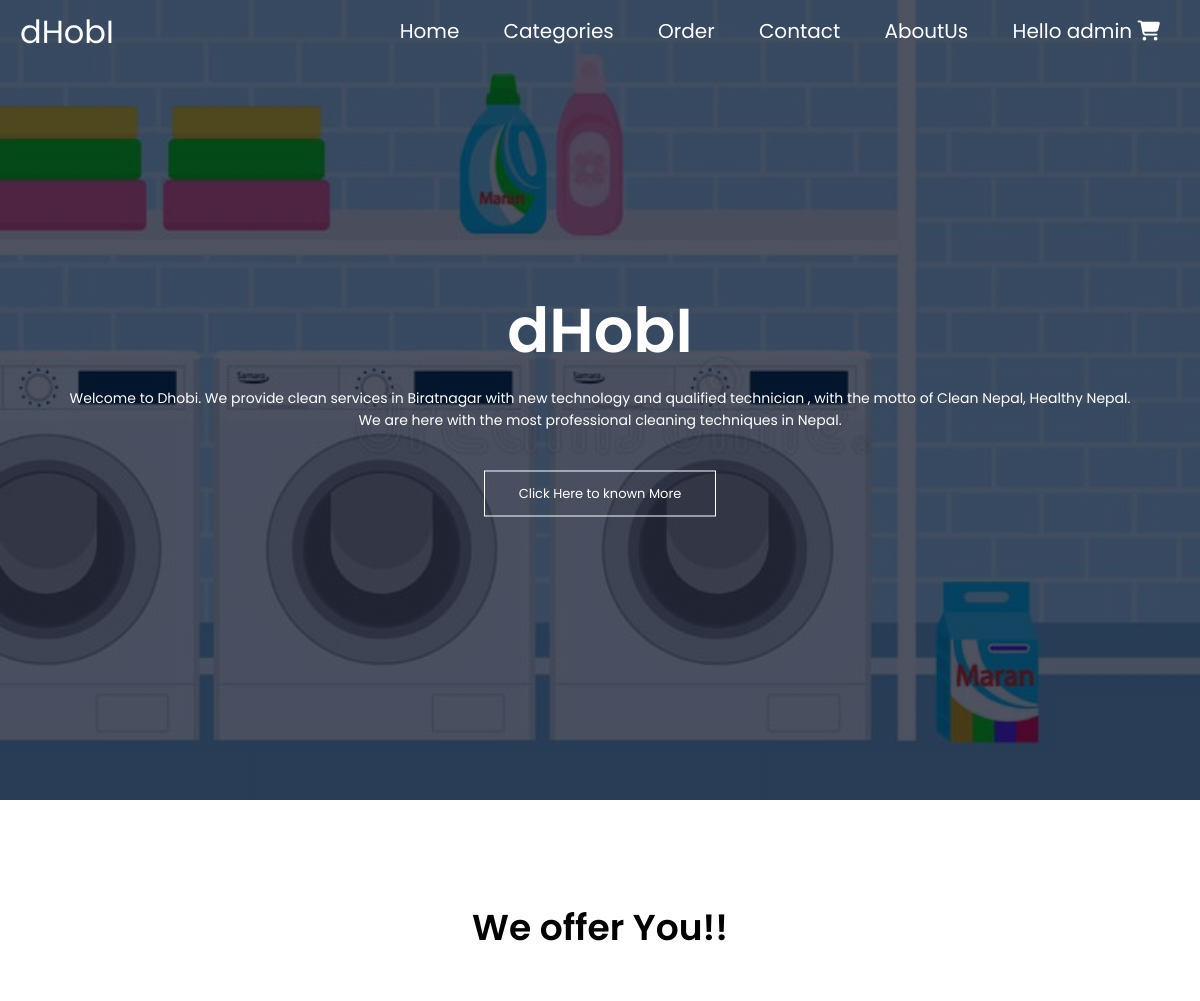
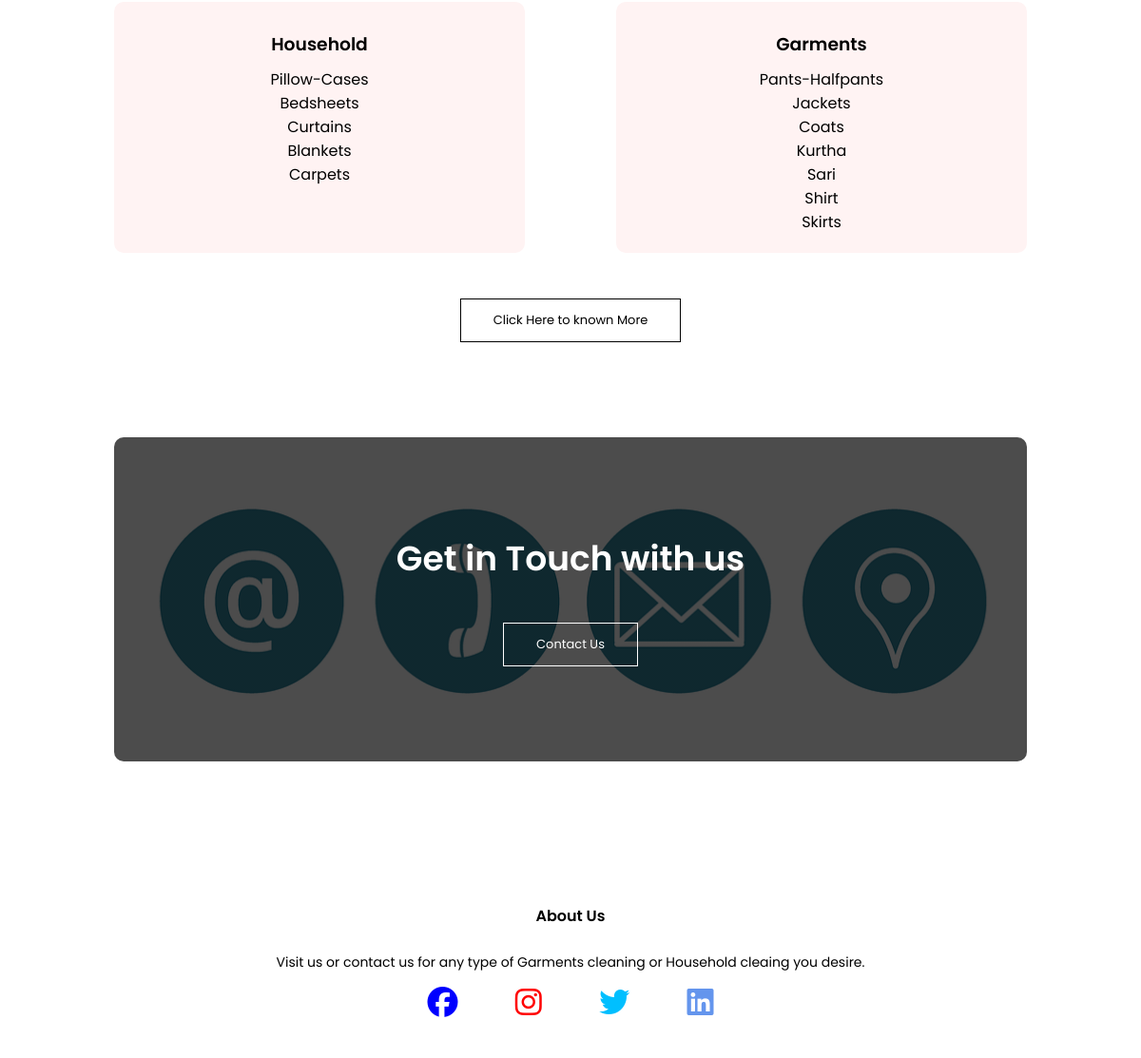
The page / (signed in) on the database its author committed (2 pictures, top to bottom).
### tables this page shows
CREATE TABLE `item` (
  `item_id` int(11) NOT NULL,
  `cat_id` int(11) NOT NULL,
  `item_name` varchar(255) NOT NULL,
  `price` varchar(30) NOT NULL,
  `image` varchar(255) NOT NULL
);

### html/index.php (the view)
<?php
include('../dbconn.php');
include('../include/header.php');
?>
<section class="header">
    <?php
    include('../include/nav.php');
    ?>
    <div class="text-box">
        <h1>dHobI</h1>
        <p>Welcome to Dhobi. We provide clean services in Biratnagar with new technology and qualified technician , with the motto of Clean Nepal, Healthy Nepal. We are here with the most professional cleaning techniques in Nepal.</p>
        <a href="about.php" class="hi-btn">Click Here to known More</a>
    </div>
</section>
<section class="clothes">
    <h1> We offer You!!</h1>
    <div class="row">
        <div class="clothes-col1">
            <h3>Household</h3>
            <?php
            $household = "SELECT * FROM item WHERE cat_id = 1";
            $result = mysqli_query($con, $household);
            foreach ($result as $row) {
            ?>
            <?php echo $row['item_name']; ?></a><br>
            <?php
            }
            ?>
        </div>
        <div class="clothes-col1">
            <h3>Garments</h3>
            <?php
            $garment = "SELECT * FROM item WHERE cat_id = 2";
            $result = mysqli_query($con,$garment);
            foreach($result as $row){
                ?>
                <?php echo $row['item_name']; ?></a><br>
                <?php
            }
           ?>
        </div>
    </div>
    <a href="categories.php" class="hi-btn blue-btn">Click Here to known More</a><br>
</section>
<section class="cta">
    <h1>Get in Touch with us</h1>
    <a href="contact.php" class="hi-btn">Contact Us</a>
</section>
<?php
include('../include/footer.php');
?>

### css/style.css (style rules this page uses)
* { margin: 0; padding: 0; font-family: 'Poppins', sans-serif; }
.header { min-height: 100vh; width: 100%; background-image: linear-gradient(rgba(4, 9, 30, 0.7), rgba(4, 9, 30, 0.7)), url(../assets/banner.jpg); background-position: center; background-size: cover; position: relative; }
a { text-decoration: none; font-size: 32px; color: white; }
.text-box { width: 90%; color: #fff; position: absolute; top: 50%; left: 50%; transform: translate(-50%, -50%); text-align: center; }
.text-box h1 { font-size: 62px; }
.text-box p { margin: 10px 0 40px; font-size: 14px; color: #fff; }
.hi-btn { display: inline-block; text-decoration: none; color: #fff; border: 1px solid #fff; padding: 12px 34px; font-size: 13px; background: transparent; position: relative; cursor: pointer; }
.clothes { width: 80%; margin: auto; text-align: center; padding-top: 100px; }
h1 { font-size: 36px; font-weight: 600; }
p { color: black; font-size: 14px; font-weight: 400; line-height: 22px; padding: 1opx; }
.row { margin-top: 5%; display: flex; justify-content: space-between; }
h3 { text-align: center; font-weight: 600; margin: 10px 0; }
.blue-btn { border: 1px solid black; background: transparent; color: black; }
.clothes-col1 { flex-basis: 45%; background: #fff3f3; border-radius: 10px; margin-bottom: 5%; padding: 20px 12px; box-sizing: border-box; }
.cta { margin: 100px auto; width: 80%; background-image: linear-gradient(rgba(0, 0, 0, 0.7), rgba(0, 0, 0, 0.7)), url(../assets/banner2.jpg); background-position: center; background-size: cover; border-radius: 10px; text-align: center; padding: 100px 0; }
.cta h1 { color: #fff; margin-bottom: 40px; padding: 0; }

### rows shown on the page
item: item_name "Pillow-Cases"
item: item_name "Bedsheets"
item: item_name "Curtains"
item: item_name "Blankets"
item: item_name "Carpets"
item: item_name "Pants-Halfpants"
item: item_name "Jackets"
item: item_name "Coats"
item: item_name "Kurtha"
item: item_name "Sari"
item: item_name "Shirt"
item: item_name "Skirts"

### other values the page prints
$_SESSION['username'] "admin"
